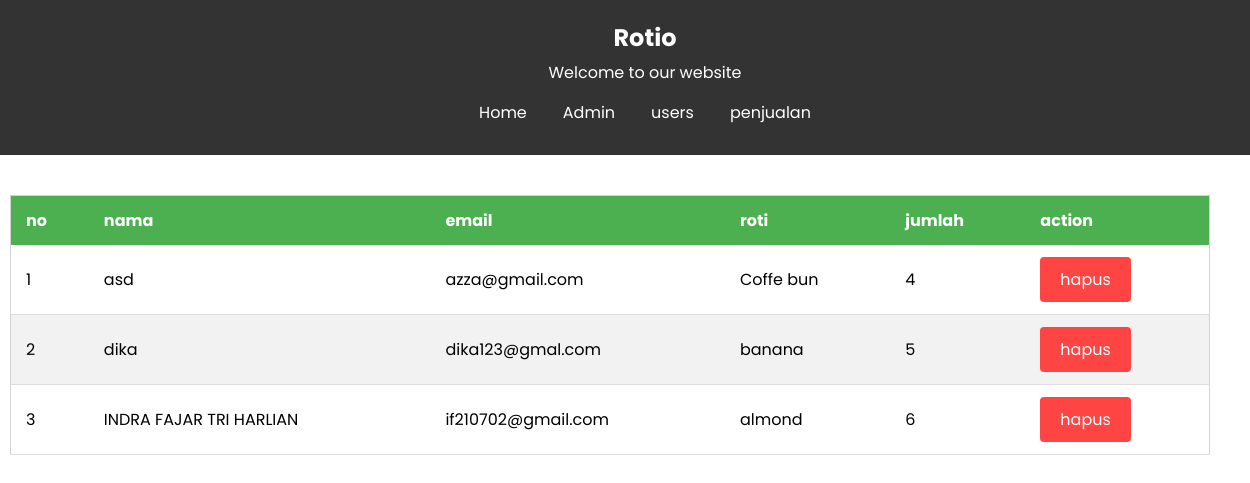
Screenshot of /admin_penjualan.php (signed in) with the database file from the repository.
### tables this page shows
CREATE TABLE `penjualan` (
  `id` int(11) NOT NULL,
  `nama` varchar(100) NOT NULL,
  `email` varchar(100) NOT NULL,
  `produk` varchar(100) NOT NULL,
  `jumlah` int(11) NOT NULL,
  `total` int(11) NOT NULL
);

### admin_penjualan.php (the view, shortened to what this page needs)
<?php
require "koneksi.php" ;
$roti_test = mysqli_query($koneksi,"SELECT * FROM penjualan") ;
$roti = [] ;
while($rot = mysqli_fetch_assoc($roti_test)){
    $roti[] = $rot ;
}
$i = 1;
?>
<!DOCTYPE html>
<html>
</head>
<body>
    <div class="header">
    <h1>Rotio</h1>
    <p>Welcome to our website</p>
    <div class="navbar">
    <ul>
      <li><a href="index.php">Home</a></li>
      <li><a href="admin.php">Admin</a></li>
      <li><a href="admin_user.php">users</a></li>
      <li><a href="admin_penjualan.php">penjualan</a></li>
    </ul>
  </div>
  </div>
  <div class="container">
    <table>
      <thead>
        <tr>
          <th>no</th>
          <th>nama</th>
          <th>email</th>
          <th>roti</th>
          <th>jumlah</th>
          <th>action</th>
        </tr>
      </thead>
      <tbody>
        <?php foreach($roti as $r) :?>
        <tr>
          <td><?= $i ;?></td>
          <?php $i++ ;?>
          <td><?= $r['nama'] ;?></td>
          <td><?= $r['email'] ;?></td>
          <td><?= $r['produk'] ;?></td>
          <td><?= $r['jumlah'] ;?></td>
          <td>
            <a class="button button-delete" href="hapuspenjualan.php?id=<?= $r['id'] ;?>">hapus</a>
          </td>
        </tr>
        <?php endforeach ;?>
      </tbody>
    </table>
  </div>
</body>
</html>

### admin_penjualan.php (style rules this page uses)
* { font-family : 'poppins' ; }
body { margin: 0; padding: 0; }
.header { background-color: #333; color: #fff; padding: 20px; text-align: center; position: relative; width: 100%; }
.header h1 { margin: 0; font-size: 24px; }
.header p { margin: 5px 0; font-size: 16px; }
.navbar { background-color: #333; padding: 10px; display: flex; justify-content: center; }
.navbar ul { list-style-type: none; margin: 0; padding: 0; display: flex; }
.navbar li { margin-right: 20px; }
.navbar li:last-child { margin-right: 0; }
.navbar a { color: #fff; text-decoration: none; font-size: 16px; padding: 8px; transition: color 0.3s ease; }
.container { max-width: 1200px; margin: 0 auto; padding: 20px; }
table { width: 100%; border-collapse: collapse; margin-top: 20px; margin-left: -15px; margin-right: -15px; border : 1px solid lightgray ; }
th, td { padding: 12px 15px; text-align: left; }
th { background-color: #4CAF50; color: #fff; }
tr:nth-child(even) { background-color: #f2f2f2; }
td { border-bottom: 1px solid #ddd; }
.button { display: inline-block; padding: 10px 20px; font-size: 16px; border-radius: 4px; text-decoration: none; transition: background-color 0.3s ease; cursor: pointer; color : white ; }
.button-delete { background-color: #ff4444; border: none; }

### rows the page displays
penjualan: nama "asd", email "azza@gmail.com", produk "Coffe bun", jumlah "4"
penjualan: nama "dika", email "dika123@gmal.com", produk "banana", jumlah "5"
penjualan: nama "INDRA FAJAR TRI HARLIAN", email "if210702@gmail.com", produk "almond", jumlah "6"
